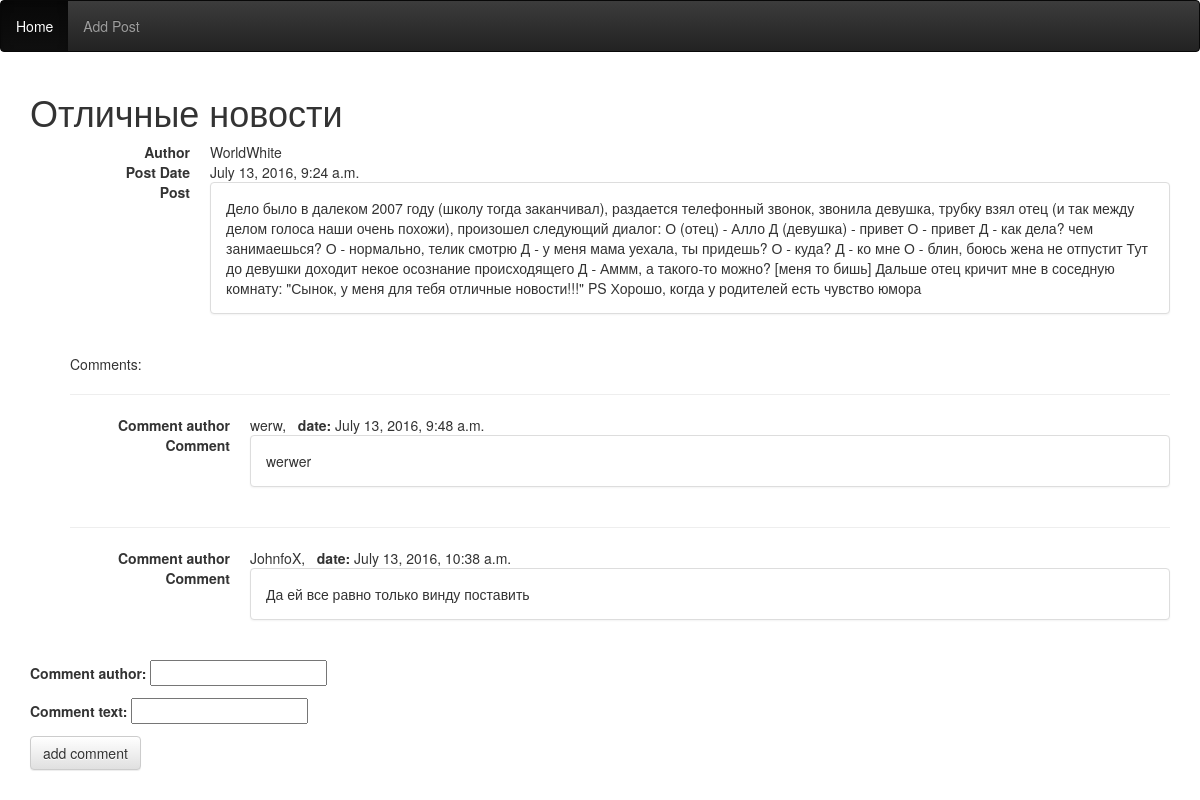
The app's page /blogApp/29/ with its own data.
### blogApp/models.py (models this page shows, shortened)
class BlogPost(models.Model):
    post_head = models.CharField("Head",max_length=150)
    post_text = models.CharField(max_length=10000)
    post_date = models.DateTimeField('date published')
    post_author = models.CharField(max_length=20)
    post_condition = models.BooleanField(default= False)

class Comments(models.Model):
    comment_text = models.CharField(max_length=500)
    comment_author = models.CharField(max_length=20)
    comment_date = models.DateTimeField('comment date')
    post = models.ForeignKey(BlogPost, on_delete=models.CASCADE)

### blogApp/views.py (the view)
# urls.py: url(r'^(?P<post_id>\d+)/$', views.detail, name='detail'),
def detail (request, post_id):
    try:
        this_post = BlogPost.objects.get(pk=post_id,post_condition = True)
    except BlogPost.DoesNotExists:
        raise Http404('Post does not exist')
    this_comments = Comments.objects.filter(post=this_post)
    if request.method == "POST":
        form = CommentsForm(request.POST)
        if form.is_valid():
            new_commint = form.save(commit= False)
            new_commint.comment_date = datetime.datetime.now()
            new_commint.post_id = post_id
            new_commint.save()
            return redirect("blog:detail", post_id)
    else:
        form = CommentsForm()
    return render(request, 'blogApp/detail.html', {'this_post': this_post, 'this_comments': this_comments,'form': form})

### blogApp/forms.py
class CommentsForm (forms.ModelForm):
    class Meta:
        model = Comments
        fields = ('comment_author','comment_text',)

### blogApp/templates/blogApp/detail.html (shortened to what this page needs)
{% load staticfiles %}
<link rel="stylesheet" type="text/css" href="{% static 'blogApp/bootstrap.min.css' %}" />
<link rel="stylesheet" type="text/css" href="{% static 'blogApp/jquery-3.0.0.min.js' %}" />
<link rel="stylesheet" type="text/css" href="{% static 'blogApp/bootstrap-theme.min.css' %}" />
{%include "blogApp/top4ik.html"%}
<div class="container">
<h1>
{{this_post.post_head}}
</h1>
<dl class="dl-horizontal">
  <dt>Author</dt>
  <dd>{{this_post.post_author}} </dd>
        <dt>Post Date</dt>
  <dd>{{this_post.post_date}}</dd>
    <dt>Post</dt>
  <dd> <div class="panel panel-default">
  <div class="panel-body">
    {{this_post.post_text}}
  </div>
</div>
      </dd>
</dl>
<ul>
     <body>Comments: </body>
{% if this_comments %}
    {% for comment in this_comments %}
    <hr>
    <dl class="dl-horizontal">
        <dt>Comment author</dt>
          <dd> {{ comment.comment_author }}, &nbsp; <strong> date: </strong> {{comment.comment_date}}</dd>
        <dt>Comment</dt>
        <dd> <div class="panel panel-default">
          <div class="panel-body">{{ comment.comment_text }}</div>
            </div>
        </dd>
    </dl>
    {% endfor %}
    </ul>
{% else %}
    <p>No comments are available.</p>
{% endif %}
{% block content %}
<form method="post" class="comment-form">{% csrf_token %}
    {{form.as_p}}
    <button type="submit" class="save btn btn-default">add comment</button>
</form>
{% endblock %}
</div>

### records on screen
BlogPost: post_head "Отличные новости", post_author "WorldWhite", post_date "July 13, 2016, 9:24 a.m.", post_text "Дело было в далеком 2007 году (школу тогда заканчивал), раздается телефонный звонок, звонила девушка, трубку взял отец (и так между делом голоса наши очень похожи), произошел следующий диалог: О (отец) - Алло Д (девушка) - привет О - привет Д - как дела? чем занимаешься? О - нормально, телик смотрю Д - у меня мама уехала, ты придешь? О - куда? Д - ко мне О - блин, боюсь жена не отпустит Тут до девушки доходит некое осознание происходящего Д - Аммм, а такого-то можно? [меня то бишь] Дальше отец кричит мне в соседную комнату: \"Сынок, у меня для тебя отличные новости!!!\" PS Хорошо, когда у родителей есть чувство юмора"
Comments: comment_author "werw", comment_date "July 13, 2016, 9:48 a.m.", comment_text "werwer"
Comments: comment_author "JohnfoX", comment_date "July 13, 2016, 10:38 a.m.", comment_text "Да ей все равно только винду поставить"
